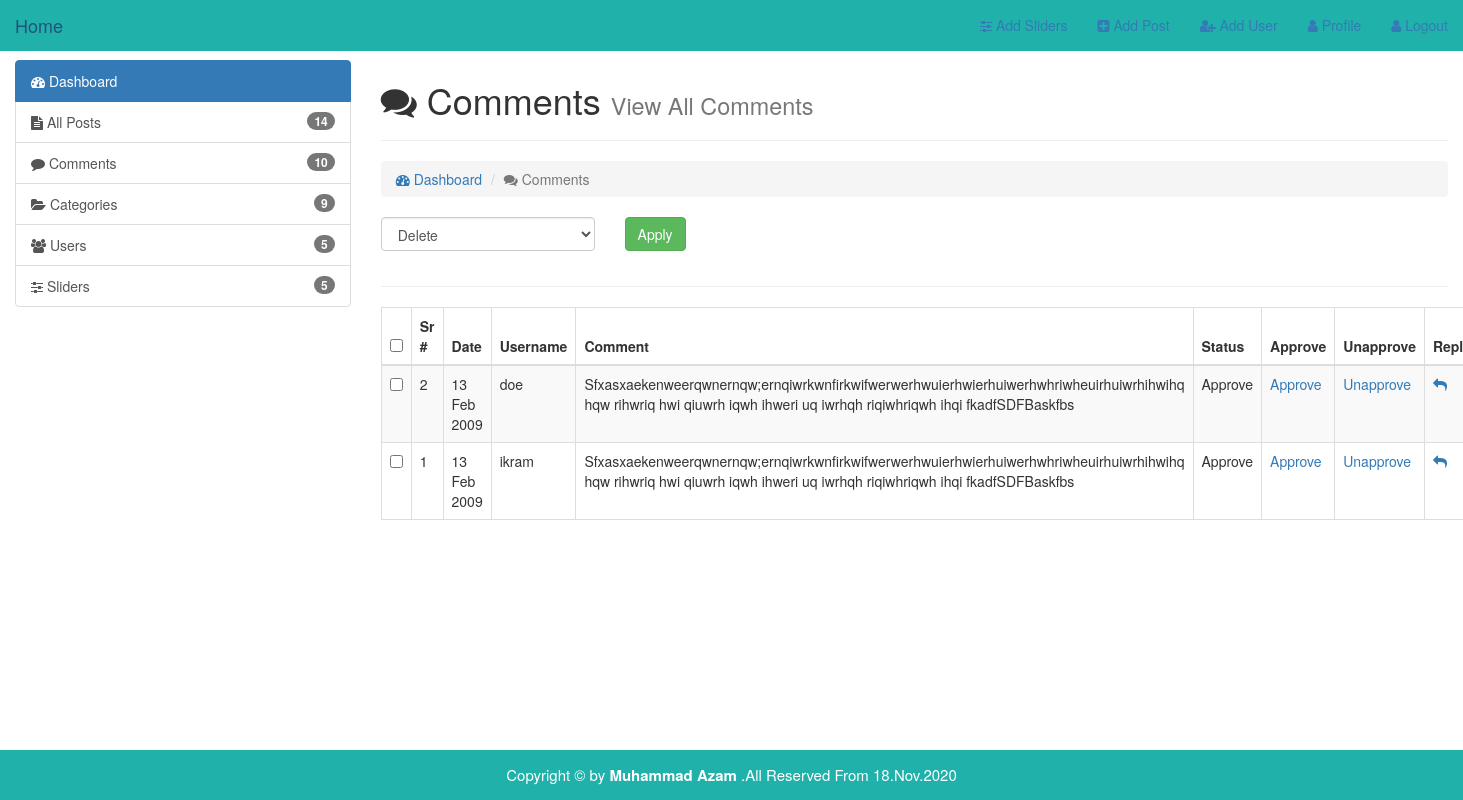
/admin/comments.php (signed in), run on the app's committed database.
### tables this page shows
CREATE TABLE `comments` (
  `id` int(11) NOT NULL,
  `date` int(11) NOT NULL,
  `name` varchar(255) NOT NULL,
  `username` varchar(255) NOT NULL,
  `post_id` int(11) NOT NULL,
  `email` varchar(255) NOT NULL,
  `image` varchar(255) NOT NULL,
  `comment` text NOT NULL,
  `status` varchar(255) NOT NULL
);

### admin/comments.php (the view, shortened to what this page needs)
<!doctype html>
<html lang="en">
<head>
    <link rel="stylesheet" href="assets/bootstrap-3.3.7/css/bootstrap.min.css">
    <link rel="stylesheet" href="assets/font-awesome/css/font-awesome.min.css">
    <link rel="stylesheet" href="assets/css/style.css">
</head>
<body>
<div id="wrapper">
    <?php require_once 'inc/nav.php' ?>
    <div class="container-fluid body-section">
        <div class="row">
            <div class="col-md-3">
                <?php require_once 'inc/sidebar.php' ?>
            </div>
            <div class="col-md-9">
                <h1><i class="fa fa-comments"></i> Comments
                    <small>View All Comments</small>
                </h1>
                <hr>
                <ol class="breadcrumb">
                    <li><a href="index.php"><i class="fa fa-dashboard"></i> Dashboard</a></li>
                    <li class="active"><i class="fa fa-comments"></i> Comments</li>
                </ol>
                        <?php
                $query = "SELECT * FROM comments ORDER BY id DESC";
                $run = mysqli_query($con, $query);
                if (mysqli_num_rows($run) > 0) {
                ?>
                <form action="" method="post">
                    <div class="row">
                        <div class="col-sm-8">
                            <div class="row">
                                <div class="col-xs-4">
                                    <div class="form-group">
                                        <select name="bulk-options" id="" class="form-control">
                                            <option value="delete">Delete</option>
                                        </select>
                                    </div>
                                </div>
                                <div class="col-xs-8">
                                    <input type="submit" value="Apply" class="btn btn-success">
                                </div>
                            </div>
                        </div>
                    </div>
                    <hr>
                    <table class="table table-striped table-bordered table-hover">
                        <thead>
                        <tr>
                            <th><input type="checkbox" id="selectallboxes"></th>
                            <th>Sr #</th>
                            <th>Date</th>
                            <th>Username</th>
                            <th>Comment</th>
                            <th>Status</th>
                            <th>Approve</th>
                            <th>Unapprove</th>
                            <th>Reply</th>
                        </tr>
                        </thead>
                        <tbody>
                        <?PHP
                        while ($row = mysqli_fetch_array($run)) {
                            $id = $row['id'];
                            $date = getdate($row['date']);
                            $day = $date['mday'];
                            $month = substr($date['month'], 0, 3);
                            $year = $date['year'];
                            $username = $row['username'];
                            $status = $row['status'];
                            $comment = $row['comment'];
                            $post_id = $row['post_id'];
                            ?>
                            <tr>
                                <td><input type="checkbox" class="checkboxes" name="checkboxes[]" value="<?= $id; ?>">
                                </td>
                                <td><?= $id; ?></td>
                                <td><?= "$day $month $year"; ?></td>
                                <td><?= $username; ?></td>
                                <td><?= $comment ?></td>
                                <td><?= ucfirst($status) ?></td>
                                <td><a href="comments.php?approve=<?= $id; ?>">Approve</a></td>
                                <td><a href="comments.php?unapprove=<?= $id; ?>">Unapprove</a></td>
                                <td><a href="comments.php?reply=<?= $post_id; ?>"><i class="fa fa-reply"></i></a></td>
                            </tr>
                            <?php
                        }
                        ?>
                        </tbody>
                    </table>
                    <?php
                    } else {
                        echo "<center><h2>No Users Available Now</h2></center>";
                    }
                    ?>
                </form>
            </div>
        </div>
    </div>
    <?php require_once 'inc/footer.php' ?>
</div>
</body>
</html>

### admin/inc/nav.php (shortened to what this page needs)
<nav class="navbar navbar-fixed-top">
        <div class="container-fluid">
            <div class="navbar-header">
                <a class="navbar-brand" href="index.php">Home</a>
            </div>
            <div class="collapse navbar-collapse" id="bs-example-navbar-collapse-1">
                <ul class="nav navbar-nav navbar-right">
                    <li class="active"><a href="#"><span class="sr-only">(current)</span></a></li>
                    <li><a href="add-slider.php"><i class="fa fa-sliders"></i> Add Sliders</a></li>
                    <li><a href="add-post.php"><i class="fa fa-plus-square"></i> Add Post</a></li>
                    <li><a href="add_user.php"><i class="fa fa-user-plus"></i> Add User</a></li>
                    <li><a href="#"><i class="fa fa-user"></i> Profile</a></li>
                    <li><a href="logout.php"><i class="fa fa-user"></i> Logout</a></li>
                </ul>
            </div>
        </div>
    </nav>

### admin/inc/sidebar.php
<div class="list-group">
    <a href="index.php " class="list-group-item active">
        <i class="fa fa-dashboard"></i> Dashboard
    </a>
    <a href="posts.php" class="list-group-item">
        <span class="badge">14</span>
        <i class="fa fa-file-text"></i> All Posts
    </a>
    <a href="comments.php" class="list-group-item">
        <span class="badge">10</span>
        <i class="fa fa-comment"></i> Comments
    </a>
    <a href="categories.php" class="list-group-item">
        <span class="badge">9</span>
        <i class="fa fa-folder-open"></i> Categories
    </a>
    <a href="users.php" class="list-group-item">
        <span class="badge">5</span>
        <i class="fa fa-users"></i> Users
    </a>
    <a href="sliders.php" class="list-group-item">
        <span class="badge">5</span>
        <i class="fa fa-sliders"></i> Sliders
    </a>
</div>

### admin/inc/footer.php
<footer class="text-center">
        Copyright &copy; by <a href="#">Muhammad Azam </a>
    .All Reserved From <?= date('d');?>.<?= date('M');?>.<?= date('Y');?>
    </footer>

### admin/assets/css/style.css (style rules this page uses)
html,body { height: 100%; }
body { padding-top: 60px; }
#wrapper { min-height: 100%; position: relative; }
.body-section { padding-bottom: 70px; }
footer { background: lightseagreen; color: white; height: 50px; line-height: 50px; font-size: 15px; position: absolute; bottom: 0; width: 100%; }
footer a { color: white; font-weight: bold; }
.navbar { background: lightseagreen; }

### data on the page
comments: id "2", date "13", date "Feb", date "2009", username "doe", comment "Sfxasxaekenweerqwnernqw;ernqiwrkwnfirkwifwerwerhwuierhwierhuiwerhwhriwheuirhuiwrhihwihq hqw rihwriq hwi qiuwrh iqwh ihweri uq iwrhqh riqiwhriqwh ihqi fkadfSDFBaskfbs", status "Approve"
comments: id "1", date "13", date "Feb", date "2009", username "ikram", comment "Sfxasxaekenweerqwnernqw;ernqiwrkwnfirkwifwerwerhwuierhwierhuiwerhwhriwheuirhuiwrhihwihq hqw rihwriq hwi qiuwrh iqwh ihweri uq iwrhqh riqiwhriqwh ihqi fkadfSDFBaskfbs", status "Approve"
